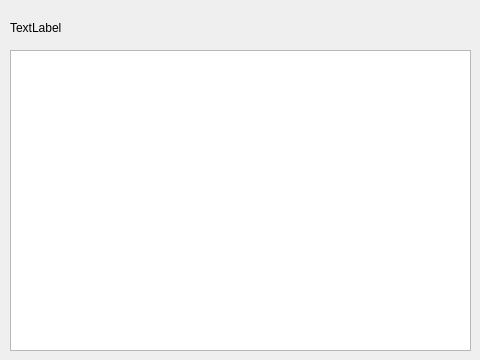
<?xml version="1.0" encoding="UTF-8"?>
<ui version="4.0">
 <class>dishInfoDialog</class>
 <widget class="QDialog" name="dishInfoDialog">
  <property name="geometry">
   <rect>
    <x>0</x>
    <y>0</y>
    <width>480</width>
    <height>360</height>
   </rect>
  </property>
  <property name="windowTitle">
   <string>Dialog</string>
  </property>
  <widget class="QLabel" name="label">
   <property name="geometry">
    <rect>
     <x>10</x>
     <y>20</y>
     <width>101</width>
     <height>16</height>
    </rect>
   </property>
   <property name="text">
    <string>TextLabel</string>
   </property>
  </widget>
  <widget class="QTextBrowser" name="textBrowser">
   <property name="geometry">
    <rect>
     <x>10</x>
     <y>50</y>
     <width>461</width>
     <height>301</height>
    </rect>
   </property>
  </widget>
 </widget>
 <resources/>
 <connections/>
</ui>
